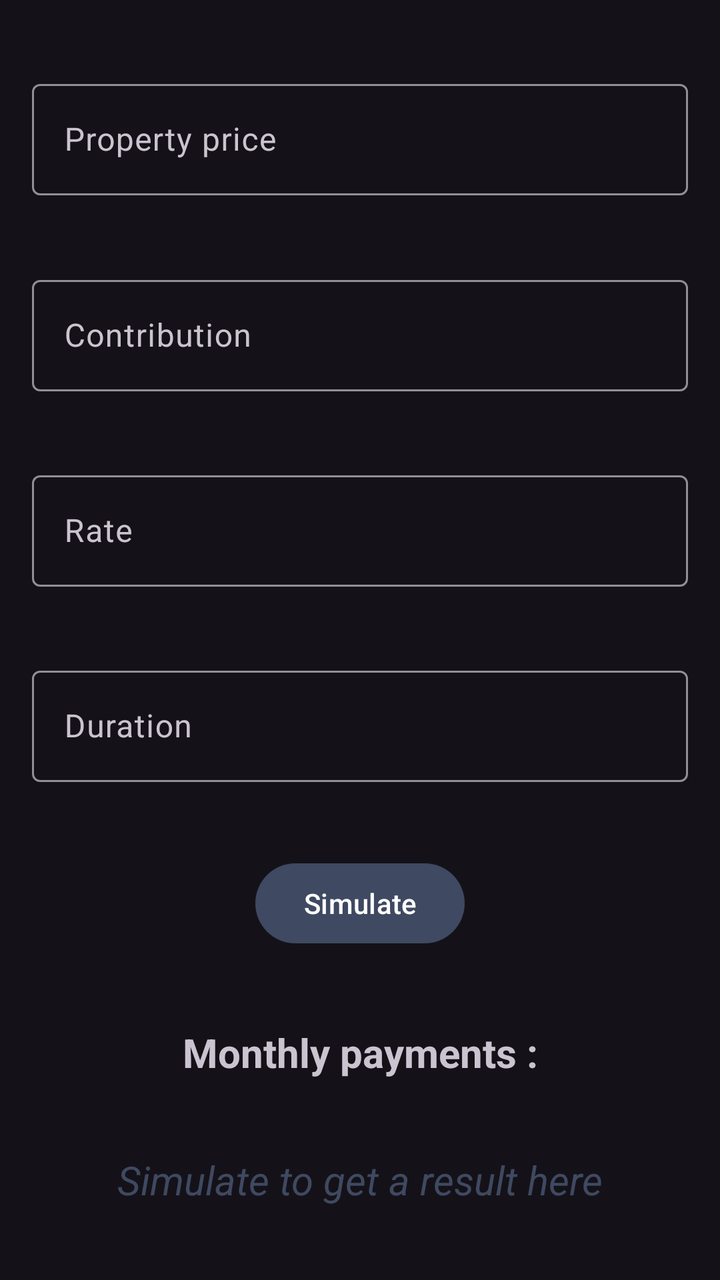
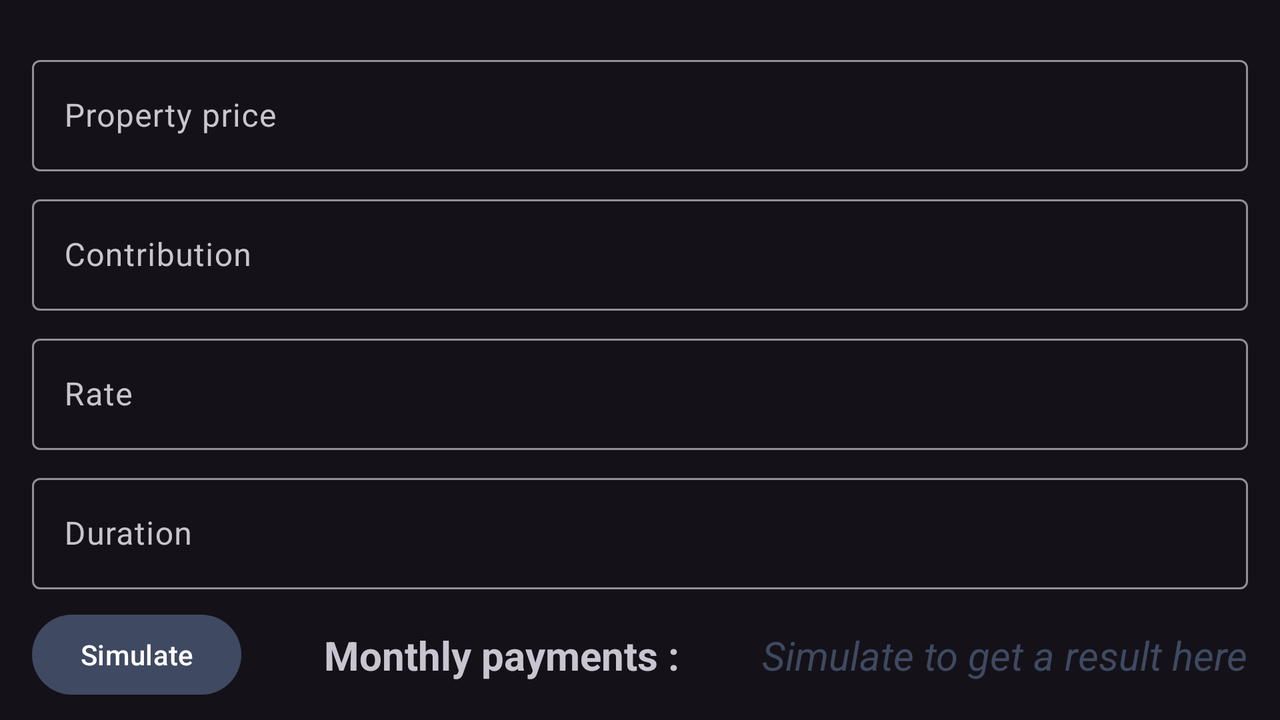

The same Android screen from two of the app's own layout files: first res/layout/ as a phone draws it, then the repository's variant for another configuration, drawn on a device whose configuration selects that folder. Both files follow.
<!-- AndroidManifest.xml: application theme AppTheme -->
<!-- res/layout/fragment_simulator.xml -->
<?xml version="1.0" encoding="utf-8"?>
<androidx.constraintlayout.widget.ConstraintLayout xmlns:android="http://schemas.android.com/apk/res/android"
    xmlns:app="http://schemas.android.com/apk/res-auto"
    android:layout_width="match_parent"
    android:layout_height="match_parent">

    <com.google.android.material.textfield.TextInputLayout
        android:id="@+id/tf_property_price_simulator"
        android:layout_width="match_parent"
        android:layout_height="wrap_content"
        android:layout_marginHorizontal="@dimen/basic_margin"
        android:hint="@string/property_price"
        app:endIconCheckable="true"
        app:endIconDrawable="@drawable/ic_baseline_cancel_24"
        app:endIconMode="clear_text"
        app:endIconTint="@color/color_white"
        app:layout_constraintBottom_toTopOf="@id/tf_contribution"
        app:layout_constraintEnd_toEndOf="parent"
        app:layout_constraintStart_toStartOf="parent"
        app:layout_constraintTop_toTopOf="parent"
        app:suffixText="@string/dollars">

        <com.google.android.material.textfield.TextInputEditText
            android:id="@+id/et_property_price_simulator"
            android:layout_width="match_parent"
            android:layout_height="wrap_content"
            android:imeOptions="actionNext"
            android:inputType="number"
            android:singleLine="true" />
    </com.google.android.material.textfield.TextInputLayout>

    <com.google.android.material.textfield.TextInputLayout
        android:id="@+id/tf_contribution"
        android:layout_width="match_parent"
        android:layout_height="wrap_content"
        android:layout_marginHorizontal="@dimen/basic_margin"
        android:hint="@string/contribution"
        app:endIconCheckable="true"
        app:endIconDrawable="@drawable/ic_baseline_cancel_24"
        app:endIconMode="clear_text"
        app:endIconTint="@color/color_white"
        app:layout_constraintBottom_toTopOf="@id/tf_rate"
        app:layout_constraintEnd_toEndOf="parent"
        app:layout_constraintStart_toStartOf="parent"
        app:layout_constraintTop_toBottomOf="@id/tf_property_price_simulator"
        app:suffixText="@string/dollars">

        <com.google.android.material.textfield.TextInputEditText
            android:id="@+id/et_contribution"
            android:layout_width="match_parent"
            android:layout_height="wrap_content"
            android:imeOptions="actionNext"
            android:inputType="number"
            android:singleLine="true" />
    </com.google.android.material.textfield.TextInputLayout>

    <com.google.android.material.textfield.TextInputLayout
        android:id="@+id/tf_rate"
        android:layout_width="match_parent"
        android:layout_height="wrap_content"
        android:layout_marginHorizontal="@dimen/basic_margin"
        android:hint="@string/rate"
        app:endIconCheckable="true"
        app:endIconDrawable="@drawable/ic_baseline_cancel_24"
        app:endIconMode="clear_text"
        app:endIconTint="@color/color_white"
        app:layout_constraintBottom_toTopOf="@id/tf_duration"
        app:layout_constraintEnd_toEndOf="parent"
        app:layout_constraintStart_toStartOf="parent"
        app:layout_constraintTop_toBottomOf="@id/tf_contribution"
        app:suffixText="@string/percent">

        <com.google.android.material.textfield.TextInputEditText
            android:id="@+id/et_rate"
            android:layout_width="match_parent"
            android:layout_height="wrap_content"
            android:imeOptions="actionNext"
            android:inputType="numberDecimal"
            android:singleLine="true" />
    </com.google.android.material.textfield.TextInputLayout>

    <com.google.android.material.textfield.TextInputLayout
        android:id="@+id/tf_duration"
        android:layout_width="match_parent"
        android:layout_height="wrap_content"
        android:layout_marginHorizontal="@dimen/basic_margin"
        android:hint="@string/duration"
        app:endIconCheckable="true"
        app:endIconDrawable="@drawable/ic_baseline_cancel_24"
        app:endIconMode="clear_text"
        app:endIconTint="@color/color_white"
        app:layout_constraintBottom_toTopOf="@id/bt_simulate"
        app:layout_constraintEnd_toEndOf="parent"
        app:layout_constraintStart_toStartOf="parent"
        app:layout_constraintTop_toBottomOf="@id/tf_rate"
        app:suffixText="@string/years">

        <com.google.android.material.textfield.TextInputEditText
            android:id="@+id/et_duration"
            android:layout_width="match_parent"
            android:layout_height="wrap_content"
            android:imeOptions="actionNext" />
    </com.google.android.material.textfield.TextInputLayout>

    <Button
        android:id="@+id/bt_simulate"
        android:layout_width="wrap_content"
        android:layout_height="wrap_content"
        android:contentDescription="@string/simulate"
        android:text="@string/simulate"
        android:textColor="@color/color_white"
        app:layout_constraintBottom_toTopOf="@id/tv_result_title"
        app:layout_constraintEnd_toEndOf="parent"
        app:layout_constraintStart_toStartOf="parent"
        app:layout_constraintTop_toBottomOf="@id/tf_duration" />

    <TextView
        android:id="@+id/tv_result_title"
        android:layout_width="wrap_content"
        android:layout_height="wrap_content"
        android:contentDescription="@string/monthly_payments"
        android:text="@string/monthly_payments"
        android:textSize="20sp"
        android:textStyle="bold"
        app:layout_constraintBottom_toTopOf="@id/tv_result"
        app:layout_constraintEnd_toEndOf="parent"
        app:layout_constraintStart_toStartOf="parent"
        app:layout_constraintTop_toBottomOf="@id/bt_simulate" />

    <TextView
        android:id="@+id/tv_result"
        android:layout_width="wrap_content"
        android:layout_height="wrap_content"
        android:contentDescription="@string/simulate_to_get_a_result"
        android:text="@string/simulate_to_get_a_result"
        android:textColor="@color/color_primary"
        android:textSize="20sp"
        android:textStyle="italic"
        app:layout_constraintBottom_toBottomOf="parent"
        app:layout_constraintEnd_toEndOf="parent"
        app:layout_constraintStart_toStartOf="parent"
        app:layout_constraintTop_toBottomOf="@id/tv_result_title" />

</androidx.constraintlayout.widget.ConstraintLayout>
<!-- resources referenced by this layout -->
<resources>
  <color name="color_primary">#3F4961</color>
  <color name="color_white">#FFFFFF</color>
  <dimen name="basic_margin">16dp</dimen>
  <string name="contribution">Contribution</string>
  <string name="dollars">Dollars</string>
  <string name="duration">Duration</string>
  <string name="monthly_payments">Monthly payments :</string>
  <string name="percent">%</string>
  <string name="property_price">Property price</string>
  <string name="rate">Rate</string>
  <string name="simulate">Simulate</string>
  <string name="simulate_to_get_a_result">Simulate to get a result here</string>
  <string name="years">Years</string>
  <style name="AppTheme" parent="Theme.Material3.Dark.NoActionBar">
          
          <item name="colorPrimary">@color/color_primary</item>
          <item name="colorPrimaryDark">@color/color_black</item>
          <item name="colorAccent">@color/color_secondary</item>
          <item name="colorPrimaryVariant">@color/color_primary_variant</item>
      </style>
  <color name="color_black">#000000</color>
  <color name="color_secondary">#A14C66</color>
  <color name="color_primary_variant">#3A3F4A</color>
</resources>
<!-- res/layout-land/fragment_simulator.xml (the repository's variant of the layout above) -->
<!-- drawn on the phone turned sideways -->
<?xml version="1.0" encoding="utf-8"?>
<androidx.constraintlayout.widget.ConstraintLayout xmlns:android="http://schemas.android.com/apk/res/android"
    android:layout_width="match_parent"
    android:layout_height="match_parent"
    xmlns:app="http://schemas.android.com/apk/res-auto"
    xmlns:tools="http://schemas.android.com/tools">

    <com.google.android.material.textfield.TextInputLayout
        android:id="@+id/tf_property_price_simulator"
        android:layout_width="match_parent"
        android:layout_height="wrap_content"
        android:layout_marginTop="@dimen/basic_margin_land"
        android:hint="@string/property_price"
        android:layout_marginHorizontal="@dimen/basic_margin"
        app:endIconDrawable="@drawable/ic_baseline_cancel_24"
        app:endIconMode="clear_text"
        app:suffixText="@string/dollars"
        app:endIconCheckable="true"
        app:endIconTint="@color/color_white"
        app:layout_constraintTop_toTopOf="parent"
        app:layout_constraintEnd_toEndOf="parent"
        app:layout_constraintStart_toStartOf="parent"
        app:layout_constraintBottom_toTopOf="@id/tf_contribution">

        <com.google.android.material.textfield.TextInputEditText
            android:id="@+id/et_property_price_simulator"
            android:layout_width="match_parent"
            android:layout_height="wrap_content"
            android:inputType="number"
            android:imeOptions="actionNext"
            android:singleLine="true"
            />
    </com.google.android.material.textfield.TextInputLayout>

    <com.google.android.material.textfield.TextInputLayout
        android:id="@+id/tf_contribution"
        android:layout_width="match_parent"
        android:layout_height="wrap_content"
        android:hint="@string/contribution"
        app:suffixText="@string/dollars"
        app:endIconDrawable="@drawable/ic_baseline_cancel_24"
        app:endIconMode="clear_text"
        app:endIconCheckable="true"
        app:endIconTint="@color/color_white"
        android:layout_marginHorizontal="@dimen/basic_margin"
        app:layout_constraintTop_toBottomOf="@id/tf_property_price_simulator"
        app:layout_constraintEnd_toEndOf="parent"
        app:layout_constraintStart_toStartOf="parent"
        app:layout_constraintBottom_toTopOf="@id/tf_rate">

        <com.google.android.material.textfield.TextInputEditText
            android:id="@+id/et_contribution"
            android:layout_width="match_parent"
            android:layout_height="wrap_content"
            android:inputType="number"
            android:imeOptions="actionNext"
            android:singleLine="true"
            />
    </com.google.android.material.textfield.TextInputLayout>

    <com.google.android.material.textfield.TextInputLayout
        android:id="@+id/tf_rate"
        android:layout_width="match_parent"
        android:layout_height="wrap_content"
        android:hint="@string/rate"
        app:suffixText="@string/percent"
        app:endIconDrawable="@drawable/ic_baseline_cancel_24"
        app:endIconMode="clear_text"
        app:endIconCheckable="true"
        app:endIconTint="@color/color_white"
        android:layout_marginHorizontal="@dimen/basic_margin"
        app:layout_constraintTop_toBottomOf="@id/tf_contribution"
        app:layout_constraintEnd_toEndOf="parent"
        app:layout_constraintStart_toStartOf="parent"
        app:layout_constraintBottom_toTopOf="@id/tf_duration">

        <com.google.android.material.textfield.TextInputEditText
            android:id="@+id/et_rate"
            android:layout_width="match_parent"
            android:layout_height="wrap_content"
            android:inputType="numberDecimal"
            android:imeOptions="actionNext"
            android:singleLine="true"
            />
    </com.google.android.material.textfield.TextInputLayout>

    <com.google.android.material.textfield.TextInputLayout
        android:id="@+id/tf_duration"
        android:layout_width="match_parent"
        android:layout_height="wrap_content"
        android:hint="@string/duration"
        app:suffixText="@string/years"
        android:layout_marginHorizontal="@dimen/basic_margin"
        app:endIconDrawable="@drawable/ic_baseline_cancel_24"
        app:endIconMode="clear_text"
        app:endIconCheckable="true"
        app:endIconTint="@color/color_white"
        app:layout_constraintTop_toBottomOf="@id/tf_rate"
        app:layout_constraintEnd_toEndOf="parent"
        app:layout_constraintStart_toStartOf="parent"
        app:layout_constraintBottom_toTopOf="@id/bt_simulate">

        <com.google.android.material.textfield.TextInputEditText
            android:id="@+id/et_duration"
            android:layout_width="match_parent"
            android:layout_height="wrap_content"
            android:imeOptions="actionNext"
            />
    </com.google.android.material.textfield.TextInputLayout>

    <Button
        android:id="@+id/bt_simulate"
        android:layout_width="wrap_content"
        android:layout_height="wrap_content"
        android:text="@string/simulate"
        android:contentDescription="@string/simulate"
        android:textColor="@color/color_white"
        android:layout_marginLeft="@dimen/basic_margin"
        app:layout_constraintTop_toBottomOf="@id/tf_duration"
        app:layout_constraintStart_toStartOf="parent"
        app:layout_constraintBottom_toBottomOf="parent"
        />

    <TextView
        android:id="@+id/tv_result_title"
        android:layout_width="wrap_content"
        android:layout_height="wrap_content"
        android:text="@string/monthly_payments"
        android:contentDescription="@string/monthly_payments"
        android:textStyle="bold"
        android:textSize="20sp"
        app:layout_constraintStart_toEndOf="@id/bt_simulate"
        app:layout_constraintTop_toBottomOf="@id/tf_duration"
        app:layout_constraintEnd_toStartOf="@id/tv_result"
        app:layout_constraintBottom_toBottomOf="parent"/>

    <TextView
        android:id="@+id/tv_result"
        android:layout_width="wrap_content"
        android:layout_height="wrap_content"
        android:layout_marginRight="@dimen/basic_margin"
        android:textSize="20sp"
        android:text="@string/simulate_to_get_a_result"
        android:textStyle="italic"
        android:contentDescription="@string/simulate_to_get_a_result"
        android:textColor="@color/color_primary"
        app:layout_constraintTop_toBottomOf="@id/tf_duration"
        app:layout_constraintEnd_toEndOf="parent"
        app:layout_constraintBottom_toBottomOf="parent"/>

</androidx.constraintlayout.widget.ConstraintLayout>
<!-- resources referenced by the variant -->
<!-- as the phone turned sideways resolves them -->
<resources>
  <color name="color_primary">#3F4961</color>
  <color name="color_white">#FFFFFF</color>
  <dimen name="basic_margin">16dp</dimen>
  <dimen name="basic_margin_land">16dp</dimen>
  <string name="contribution">Contribution</string>
  <string name="dollars">Dollars</string>
  <string name="duration">Duration</string>
  <string name="monthly_payments">Monthly payments :</string>
  <string name="percent">%</string>
  <string name="property_price">Property price</string>
  <string name="rate">Rate</string>
  <string name="simulate">Simulate</string>
  <string name="simulate_to_get_a_result">Simulate to get a result here</string>
  <string name="years">Years</string>
  <style name="AppTheme" parent="Theme.Material3.Dark.NoActionBar">
          
          <item name="colorPrimary">@color/color_primary</item>
          <item name="colorPrimaryDark">@color/color_black</item>
          <item name="colorAccent">@color/color_secondary</item>
          <item name="colorPrimaryVariant">@color/color_primary_variant</item>
      </style>
  <color name="color_black">#000000</color>
  <color name="color_secondary">#A14C66</color>
  <color name="color_primary_variant">#3A3F4A</color>
</resources>
